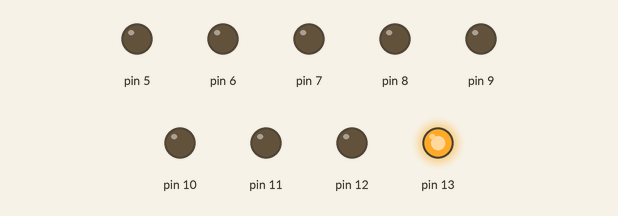
Recording of a sketch running on a simulated Arduino Uno, built with avr-gcc and run on an emulated ATmega328P. Shown: output pins drawn as LEDs (lit = HIGH).

Above: at 0.05 s.
At 0.65 s:
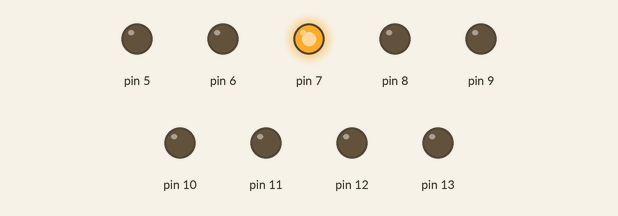
At 1.35 s:
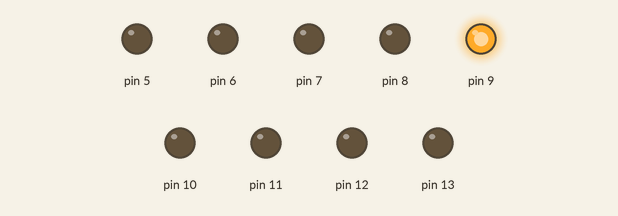
At 2.05 s:
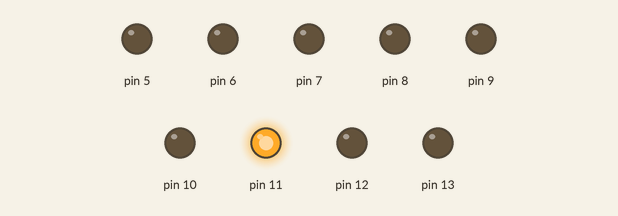
At 2.7 s:
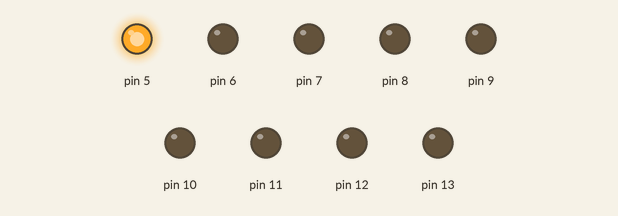
At 3.95 s:
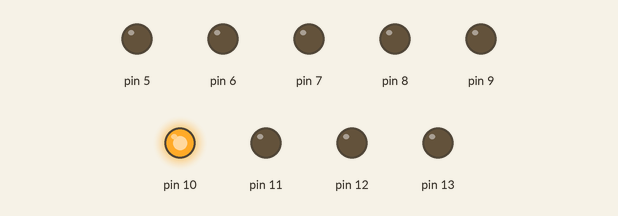
Timing chart, 0 to 4.2 s (numbered marks = the images above):
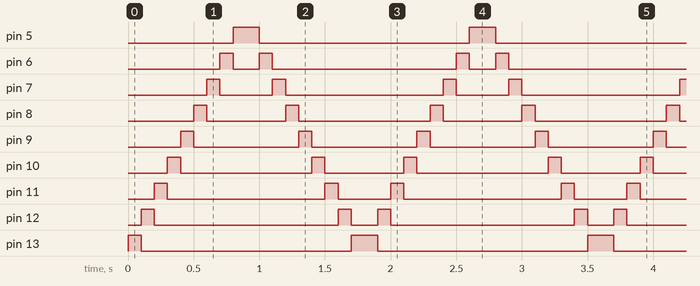

The sketch:

blink_led.ino
```cpp
/*
 * Turns lights one from left to right and then
 * comes back.
 */

void setup() {
	pinMode(13, OUTPUT);
	pinMode(12, OUTPUT);
	pinMode(11, OUTPUT);
	pinMode(10, OUTPUT);
	pinMode(9, OUTPUT);
	pinMode(8, OUTPUT);
	pinMode(7, OUTPUT);
	pinMode(6, OUTPUT);
	pinMode(5, OUTPUT);
}


void loop() {
	// From left-> right
	for (int i= 13; i>4 ; i--) {
		digitalWrite(i, HIGH);
		delay(100);
		digitalWrite(i, LOW);
	}

	// From right -> left
	for (int i= 5; i<14 ; i++) {
		digitalWrite(i, HIGH);
		delay(100);
		digitalWrite(i, LOW);
	}
}
```

Measured:
- by itself, pin 5: alternates HIGH for 0.20 s and LOW for 1.6 s
- by itself, pin 6: repeats every 1.8 s: LOW 0.20 s, HIGH 0.10 s, LOW 1.4 s, HIGH 0.10 s
- by itself, pin 7: repeats every 1.8 s: LOW 0.40 s, HIGH 0.10 s, LOW 1.2 s, HIGH 0.10 s
- by itself, pin 8: repeats every 1.8 s: LOW 0.60 s, HIGH 0.10 s, LOW 1.0 s, HIGH 0.10 s
- by itself, pin 9: alternates HIGH for 0.10 s and LOW for 0.80 s
- by itself, pin 10: repeats every 1.8 s: LOW 1.0 s, HIGH 0.10 s, LOW 0.60 s, HIGH 0.10 s
- by itself, pin 11: repeats every 1.8 s: LOW 1.2 s, HIGH 0.10 s, LOW 0.40 s, HIGH 0.10 s
- by itself, pin 12: repeats every 1.8 s: LOW 1.4 s, HIGH 0.10 s, LOW 0.20 s, HIGH 0.10 s
